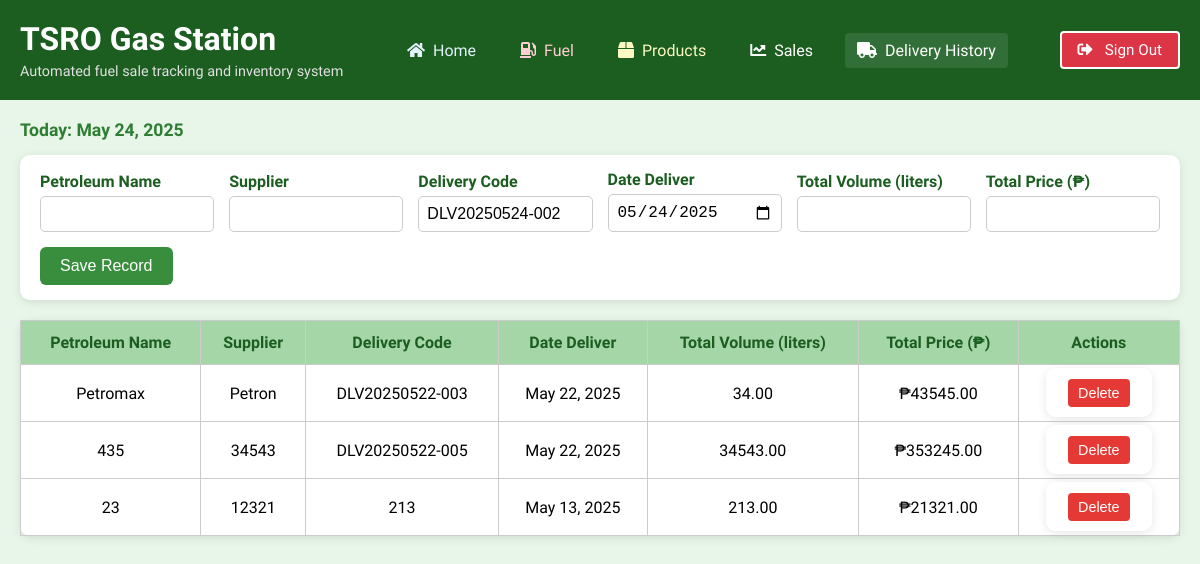
/page4/, run on an earlier commit of the app's database.
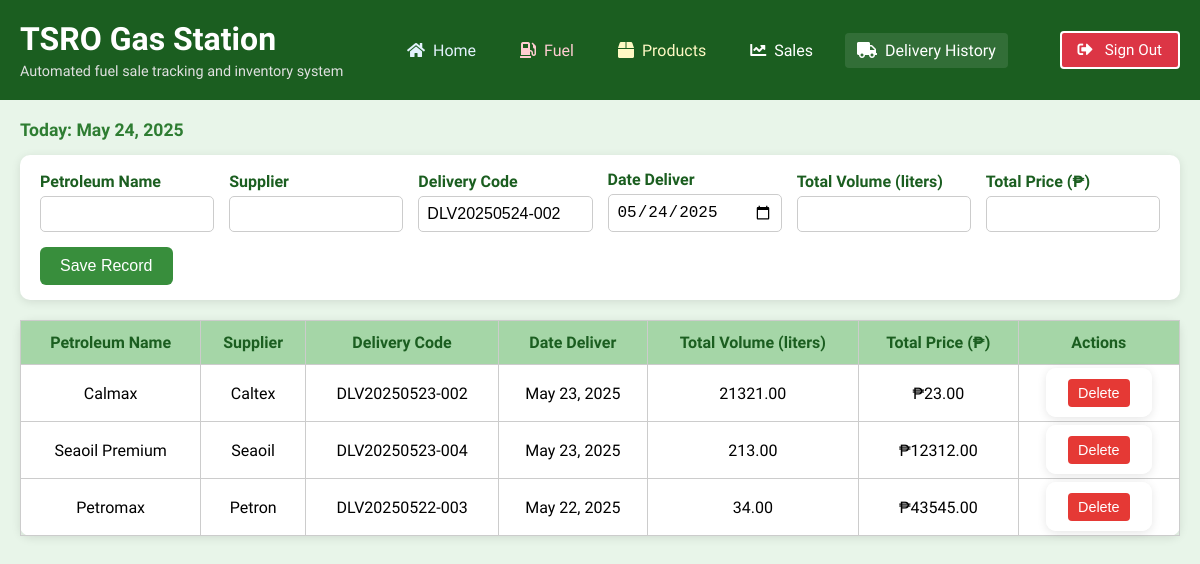
And on a later commit of the database.
### members/models.py (models this page shows, shortened)
class DeliveryHistory(models.Model):
    petroleum_name = models.CharField(max_length=100)
    supplier = models.CharField(max_length=100)
    delivery_code = models.CharField(max_length=20, unique=True)
    date_deliver = models.DateField()
    total_volume = models.DecimalField(max_digits=10, decimal_places=2)
    total_price = models.DecimalField(max_digits=10, decimal_places=2)
    created_at = models.DateTimeField(auto_now_add=True)
    updated_at = models.DateTimeField(auto_now=True)
    class Meta:
        verbose_name = "Delivery"
        verbose_name_plural = "Deliveries"
        ordering = ['-date_deliver']

### advTSRO/index.py (the view, shortened to what this page needs)
# urls.py: path('page4/', index.webpage4, name='webpage4'),
def webpage4(request):
    today = datetime.now().strftime('%Y%m%d')
    latest_delivery = DeliveryHistory.objects.filter(
        delivery_code__startswith=f'DLV{today}'
    ).order_by('-delivery_code').first()
    initial_data = {}
    if latest_delivery:
        try:
            last_number = int(latest_delivery.delivery_code.split('-')[1])
            new_number = last_number + 1
        except (IndexError, ValueError):
            new_number = 1
    else:
        new_number = 1
    initial_data['delivery_code'] = f'DLV{today}-{str(new_number).zfill(3)}'
    form = DeliveryForm(initial=initial_data)
    deliveries = DeliveryHistory.objects.all()
    return render(request, 'history.html', {
        'form': form,
        'deliveries': deliveries,
    })

### members/templates/history.html (shortened to what this page needs)
<!DOCTYPE html>
<html lang="en">
<head>
  <link href="https://cdnjs.cloudflare.com/ajax/libs/font-awesome/5.15.4/css/all.min.css" rel="stylesheet" />
</head>
<body>
  <nav>
    <div class="site-title">
      <a href="">
        <h1>TSRO Gas Station</h1>
      </a>
      <p>Automated fuel sale tracking and inventory system</p>
    </div>
    <ul>
      <li><a href="{% url 'webpage2' %}" class="home"><i class="fas fa-home"></i> Home</a></li>
      <li><a href="{% url 'webpage3' %}" class="fuel"><i class="fas fa-gas-pump"></i> Fuel</a></li>
      <li><a href="{% url 'webpage5' %}" class="products"><i class="fas fa-box"></i> Products</a></li>
      <li><a href="{% url 'webpage6' %}" class="sales"><i class="fas fa-chart-line"></i> Sales</a></li>
      <li><a href="{% url 'webpage4' %}" class="activelink history"><i class="fas fa-truck"></i> Delivery History</a></li>
    </ul>
    <a href="{% url 'webpage1' %}" class="signout-btn">
      <i class="fas fa-sign-out-alt"></i> Sign Out
    </a>
  </nav>
  <div class="container">
    <div id="current-date"></div>
    <form id="delivery-form" method="POST" action="{% url 'webpage4' %}">
      <div class="form-group">
        <label for="{{ form.petroleum_name.id_for_label }}">Petroleum Name</label>
        {{ form.petroleum_name }}
      </div>
      <div class="form-group">
        <label for="{{ form.supplier.id_for_label }}">Supplier</label>
        <input type="text" name="supplier" id="{{ form.supplier.id_for_label }}" class="form-control" required>
      </div>
      <div class="form-group">
        <label for="{{ form.delivery_code.id_for_label }}">Delivery Code</label>
        {{ form.delivery_code }}
      </div>
      <div class="form-group">
        <label for="{{ form.date_deliver.id_for_label }}">Date Deliver</label>
        {{ form.date_deliver }}
      </div>
      <div class="form-group">
        <label for="{{ form.total_volume.id_for_label }}">Total Volume (liters)</label>
        {{ form.total_volume }}
      </div>
      <div class="form-group">
        <label for="{{ form.total_price.id_for_label }}">Total Price (₱)</label>
        {{ form.total_price }}
      </div>
      <button type="submit">Save Record</button>
    </form>
    <table id="delivery-table">
      <thead>
        <tr>
          <th>Petroleum Name</th>
          <th>Supplier</th>
          <th>Delivery Code</th>
          <th>Date Deliver</th>
          <th>Total Volume (liters)</th>
          <th>Total Price (₱)</th>
          <th>Actions</th>
        </tr>
      </thead>
      <tbody>
        {% for delivery in deliveries %}
        <tr>
          <td>{{ delivery.petroleum_name }}</td>
          <td>{{ delivery.supplier }}</td>
          <td>{{ delivery.delivery_code }}</td>
          <td>{{ delivery.date_deliver }}</td>
          <td>{{ delivery.total_volume }}</td>
          <td>₱{{ delivery.total_price }}</td>
          <td>
            <form method="POST" action="{% url 'delete_delivery' delivery.id %}" style="display: inline;">
              <button type="submit" class="delete-btn">Delete</button>
            </form>
          </td>
        </tr>
        {% endfor %}
      </tbody>
    </table>
  </div>
</body>
</html>

### members/templates/history.html (style rules this page uses)
body { font-family: 'Segoe UI', sans-serif; background-color: #e8f5e9; margin: 0; padding: 0; overflow-y: auto; }
nav { position: sticky; top: 0; background-color: #1b5e20; display: flex; justify-content: space-between; align-items: center; padding: 20px; flex-wrap: wrap; z-index: 1000; }
.site-title a { text-decoration: none; color: white; }
.site-title h1 { font-size: 2rem; margin: 0; }
.site-title p { margin: 5px 0 0; font-size: 0.9rem; color: #e0e0e0; }
nav ul { display: flex; list-style: none; gap: 20px; padding: 0; margin: 0; }
nav li a { text-decoration: none; color: white; display: flex; align-items: center; padding: 8px 12px; border-radius: 4px; }
nav li a.fuel { color: #ffcdd2; }
nav li a.products { color: #fff9c4; }
nav li a.home { color: #e3f2fd; }
nav li a.activelink { background-color: rgba(255, 255, 255, 0.1); color: white; }
nav li a i { margin-right: 8px; }
.signout-btn { background-color: #dc3545; color: white; border: 2px solid white; padding: 8px 16px; border-radius: 4px; cursor: pointer; display: flex; align-items: center; gap: 8px; font-size: 0.95rem; transition: background-color 0.2s; text-decoration: none; }
.signout-btn i { margin-right: 4px; }
.container { padding: 20px; }
#current-date { font-size: 1.1rem; font-weight: 600; margin-bottom: 15px; color: #2e7d32; }
form { background: white; padding: 15px 20px; border-radius: 10px; box-shadow: 0 2px 10px rgba(0,0,0,0.1); margin-bottom: 20px; display: flex; flex-wrap: wrap; gap: 15px; align-items: flex-end; }
form label { font-weight: 600; margin-bottom: 5px; display: block; color: #1b5e20; }
form .form-group { display: flex; flex-direction: column; min-width: 150px; flex: 1; }
form input, form select { padding: 8px; border: 1px solid #ccc; border-radius: 5px; font-size: 1rem; }
form button { background-color: #388e3c; color: white; border: none; padding: 10px 20px; border-radius: 6px; font-size: 1rem; cursor: pointer; flex-shrink: 0; }
table { width: 100%; border-collapse: collapse; margin-top: 10px; background: white; border-radius: 10px; box-shadow: 0 2px 10px rgba(0,0,0,0.1); }
table, th, td { border: 1px solid #ccc; }
th, td { padding: 12px; text-align: center; }
th { background-color: #a5d6a7; color: #1b5e20; }
.edit-btn, .delete-btn { margin: 2px; padding: 6px 10px; border: none; border-radius: 4px; cursor: pointer; font-size: 0.9rem; }
.delete-btn { background-color: #e53935; color: #fff; }

What changed in the data, as far as the page shows it:
removed DeliveryHistory: petroleum_name "435", supplier "34543", delivery_code "DLV20250522-005", date_deliver "May 22, 2025", total_volume "34543.00", total_price "353245.00"
removed DeliveryHistory: petroleum_name "23", supplier "12321", delivery_code "213", date_deliver "May 13, 2025", total_volume "213.00", total_price "21321.00"
added DeliveryHistory: petroleum_name "Calmax", supplier "Caltex", delivery_code "DLV20250523-002", date_deliver "May 23, 2025", total_volume "21321.00", total_price "23.00"
added DeliveryHistory: petroleum_name "Seaoil Premium", supplier "Seaoil", delivery_code "DLV20250523-004", date_deliver "May 23, 2025", total_volume "213.00", total_price "12312.00"
